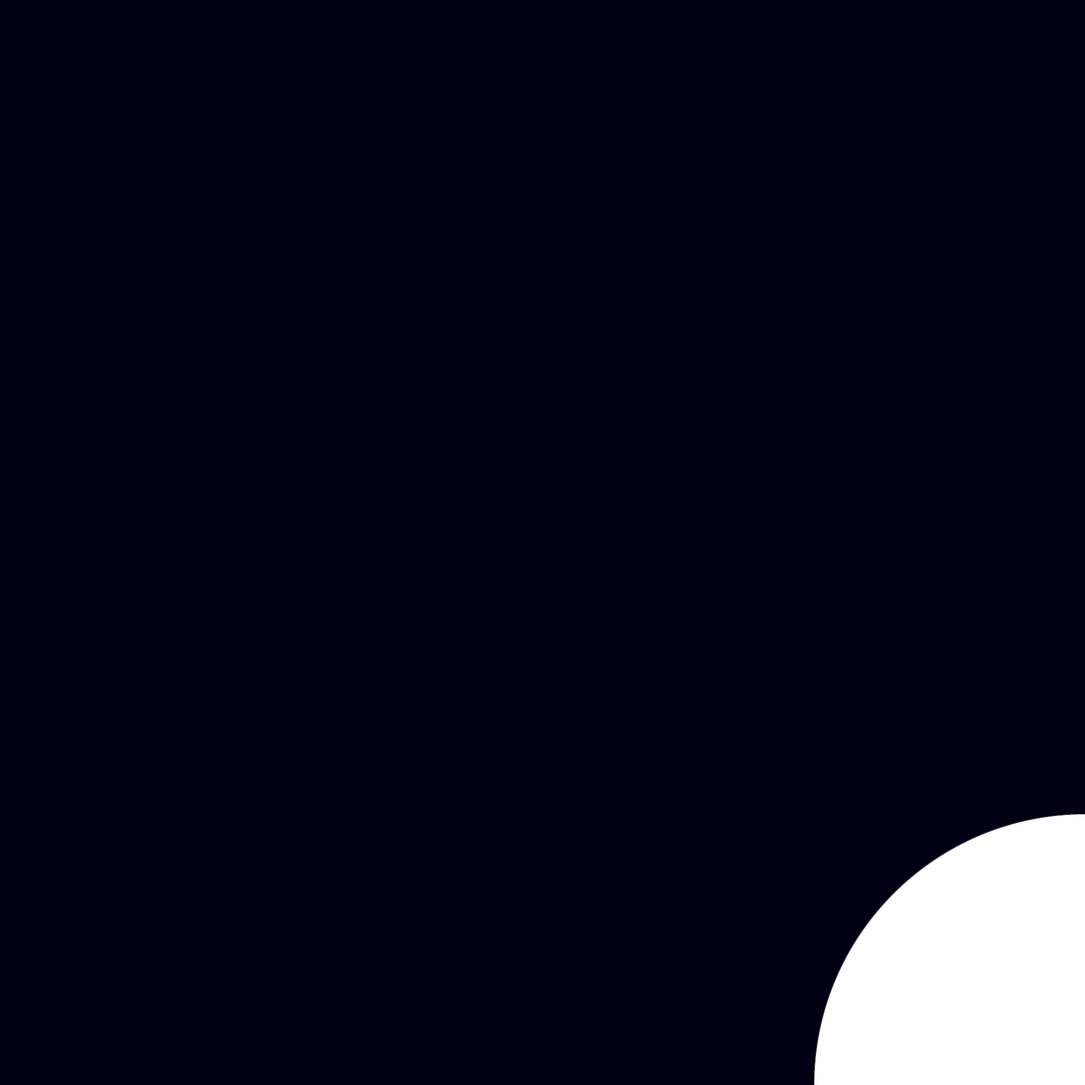
Frame 1 (no input)
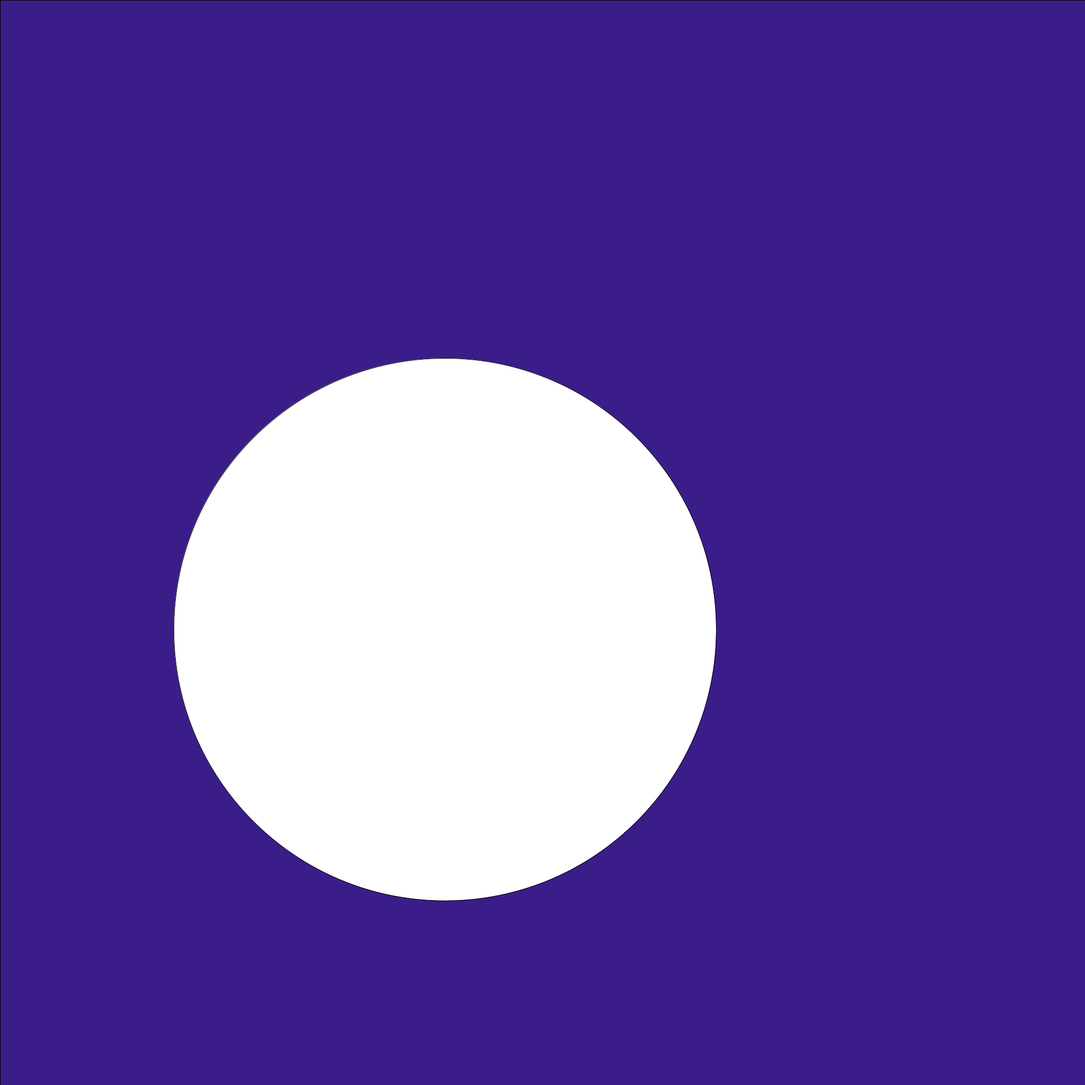
Frame 60 (the mouse pressed at the canvas centre just before this capture)
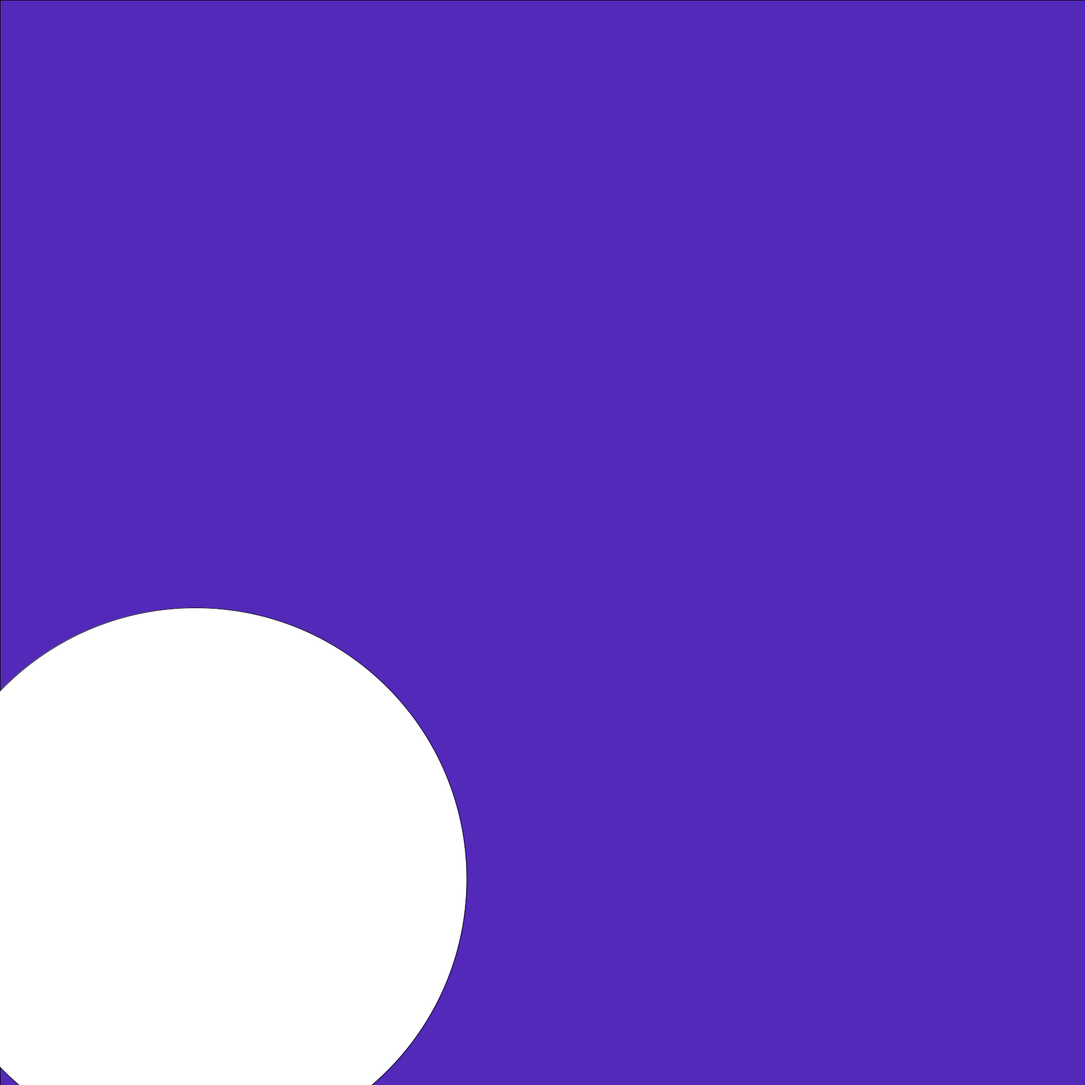
Frame 120 (the mouse held since frame 60 and released just before this capture)

The Processing sketch that drew these frames (run headless with seeded random() and noise(); from frame 60 on, the mouse is pressed at the canvas centre):

// Processing sketch: s2018apr20a21
// ── s2018apr20a21.pde
/**
 * Title: Final Assignment
 * Name: Elliot Chandler (Wallace)
 * Date: 2018 Apr. 23
 * Description: A virtual interactive ecosystem.
 */
import java.util.Arrays;
import java.util.concurrent.TimeUnit;
import java.util.List;
import java.util.Collections;
import java.util.Comparator;
import java.util.Iterator;

SceneManager world = new SceneManager();

int mySize = 2000;
int currentTick = 0;
void setup() {
  size(2000, 2000);
  //fullScreen();
  background(255);
  world.addSky(new Sky());
  world.add(new Creature());
  world.add(new Creature());
}

// Most of these utility functions are from the previous assignment

int linePointY(int x1, int y1, int x2, int y2, int dist) {
  float angle = atan2((y2 - y1), (x2 - x1));
  return (int)(y1 + dist * sin(angle));
}

int linePointX(int x1, int y1, int x2, int y2, int dist) {
  float angle = atan2((y2 - y1), (x2 - x1));
  return (int)(x1 + dist * cos(angle));
}

int smoothMod(int num, int limit) {
  limit = (limit * 2) - 1;
  int mod = num % (limit + 1);
  int result = mod;
  if ((2 * mod) > (limit + 1)) {
    result = limit - mod + 2;
  }
  return result;
}

float weightedAvg(int a, int b) {
  return b + (a * 0.1);
}

float weightedAvg(int a, int b, float c) {
  return b + (a * c);
}

/* from https://processing.org/examples/rollover.html */
boolean overCircle(int x, int y, int diameter) {
  float disX = x - mouseX;
  float disY = y - mouseY;
  if (sqrt(sq(disX) + sq(disY)) < diameter/2 ) {
    return true;
  } else {
    return false;
  }
}

public class LifeComparator implements Comparator<Life> {
  @Override
    public int compare(Life a, Life b) {
    return a.compareTo(b);
  }
}

class Life implements Comparable<Life> {
  protected Integer zIndex = 0;
  Integer x = 0;
  Integer y = 0;
  Integer size = 0;
  void draw() {
  };
  void update() {
  };
  @Override
    public int compareTo(Life l) {
    int result = zIndex.compareTo(l.zIndex);
    //System.out.println(Integer.toString(this.zIndex)+this.getClass().getName()+Integer.toString(l.zIndex)+l.getClass().getName()+Integer.toString(result));
    return result;
  }
}

class Sun extends Life {
  Integer temperature = 0;
  Integer zIndex;
  Sun(Integer zIndex) {
    super.zIndex = zIndex;
  }
  void draw() {
    fill(255, 255, 255);
    ellipse((mySize - (mySize * (temperature / 100.0))), (mySize - (mySize * (smoothMod(temperature, 50) / 100.0))), 1000, 1000);
  }
  void update() {
  }
}


class Sky extends Life {
  Sun sun = (Sun)world.add(new Sun(2));
  void draw() {
    fill(smoothMod(sun.temperature, 120), sun.temperature / 2, (sun.temperature * 2) + 20);
    rect(0, 0, mySize, mySize);
  }
  void update() {
    sun.temperature = smoothMod(world.time, 100);
  }
}

class SceneManager {
  List<Life> residents = new ArrayList<Life>();
  List<Life> deferredResidents = new ArrayList<Life>();
  Integer time = 0;
  Boolean updating = false;
  Sky sky;
  Life add(Life newResident) {
    if (this.updating) {
      this.addDeferred(newResident);
    } else {
      residents.add(newResident);
    }
    return newResident;
  }
  void addSky(Sky sky) {
    this.add(sky);
  }
  void addDeferred(Life newResident) {
    deferredResidents.add(newResident);
  }
  void update() {
    this.updating = true;
    Collections.sort(residents, new LifeComparator());
    for (Life resident : residents) {
      //System.out.println(resident.getClass().getName());
      resident.update();
      if (resident.x < 0) {
        resident.x = mySize;
      }
      if (resident.y < 0) {
        resident.y = mySize;
      }
      if (resident.x > mySize) {
        resident.x = 0;
      }
      if (resident.y > mySize) {
        resident.y = 0;
      }
      //System.out.println(resident.x);
      //System.out.println(resident.y);
      //System.out.println(resident.size);
      resident.draw();
    }
    for (Iterator<Life> deferredResidentIterator = deferredResidents.iterator(); deferredResidentIterator.hasNext(); ) {
      residents.add(deferredResidentIterator.next());
      deferredResidentIterator.remove();
    }
    time += 1;
    this.updating = false;
  }
}

class Creature extends Life {
  Integer waterSatiation = 0;
  Integer jealousy = 0;
  void draw() {
    fill(255 * (waterSatiation / 10), 255 * (waterSatiation / 10), 255 * (waterSatiation / 10));
    ellipse(x, y, size, size);
  }
  void disperse() {
        // Wanting space state: iterate through neighbors and find any that are too close
    for (Iterator<Life> residentIterator = world.residents.iterator(); residentIterator.hasNext(); ) {
      Life thisNeighbor = residentIterator.next();
      if (thisNeighbor instanceof Creature) {
        Creature thisNeighborCreature = (Creature)thisNeighbor;
        float neighborX = ((thisNeighborCreature.x + thisNeighborCreature.size) / 2);
        float neighborY = ((thisNeighborCreature.y + thisNeighborCreature.size) / 2);
        float thisX = (((2*this.x) + this.size) / 2);
        float thisY = (((2*this.y) + this.size) / 2);
        if (dist(neighborX, neighborY, thisX, thisY) < this.size) {
          System.out.println("tooclose. Old "+this.x+", "+this.y);
          // If it's too close to another creature, it will try to get away, by moving a few places.
          this.x = (int)((this.x + (Math.random() * mySize)) / 2);
          this.y = (int)((this.y + (Math.random() * mySize)) / 2);
          System.out.println("Moved to"+this.x+", "+this.y);
        }
      }
    }
  }
}

class BreedingCreature extends Creature {
  Integer waterSatiation = 0;
  Integer jealousy = 0;
  void draw() {
    fill(255 * (waterSatiation / 10), 255 * (waterSatiation / 10), 255 * (waterSatiation / 10));
    ellipse(x, y, size, size);
  }
  void update() {
    this.disperse();
    if (overCircle(x, y, 100 + waterSatiation) && mousePressed) {
      // Being watered by human
      waterSatiation = waterSatiation + 10;
    } else {
      // General living state: depleting water at slow rate. Water depletion increases as sun gets hotter.
      if (waterSatiation > 0) {
        try {
          waterSatiation = waterSatiation - (world.sky.sun.temperature / 30);
        }
        catch (Exception e) {
        }
      }
    }
    // Reproduction state
    if (waterSatiation > 200) {
      // It's fully healthy, doesn't need any more water. So, it has enough energy to safely reproduce.
      world.add(new Creature());
      waterSatiation = 180;
    }
    // Also get its jealousy
    // Calculate jealousy
    for (Iterator<Life> residentIterator = world.residents.iterator(); residentIterator.hasNext(); ) {
      Life thisNeighbor = residentIterator.next();
      if (thisNeighbor instanceof Creature) {
        Creature thisNeighborCreature = (Creature)thisNeighbor;
        if (thisNeighborCreature.waterSatiation > 2 * this.waterSatiation) {
          this.jealousy = this.jealousy + 1;
        }
        if (thisNeighborCreature.waterSatiation < (this.waterSatiation / 2)) {
          this.jealousy = this.jealousy - 1;
        }
        // If very jealous, steal water from neigbor.
        if (this.jealousy > 10) {
          thisNeighborCreature.waterSatiation = thisNeighborCreature.waterSatiation - 2;
          this.waterSatiation = this.waterSatiation + 2;
          this.jealousy = this.jealousy / 2; // Got catharsis through robbery
        }
      }
    }
    this.size = 100 + (waterSatiation); // 100 is its base size, it grows with the more water it has
  }
}

void draw() {
  world.update();
  //System.out.println("Done drawing");
}
